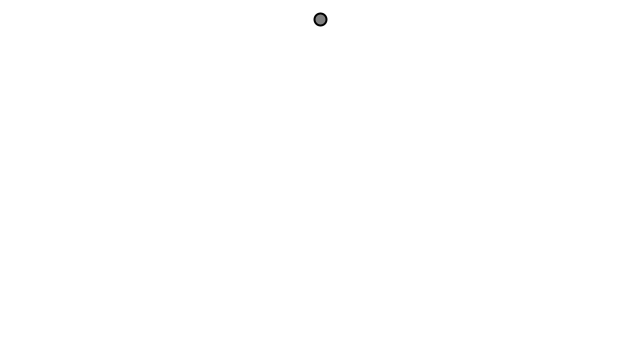
Frame 1 (no input)
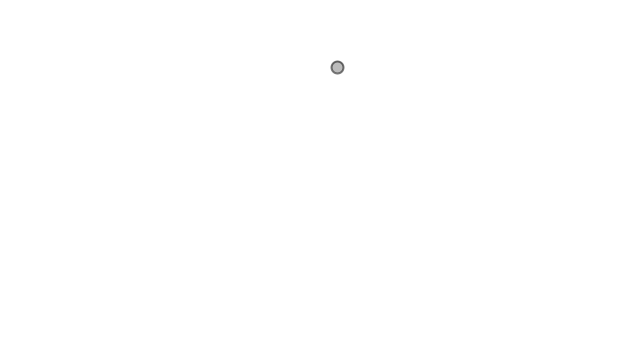
Frame 60 (the mouse pressed at the canvas centre just before this capture)
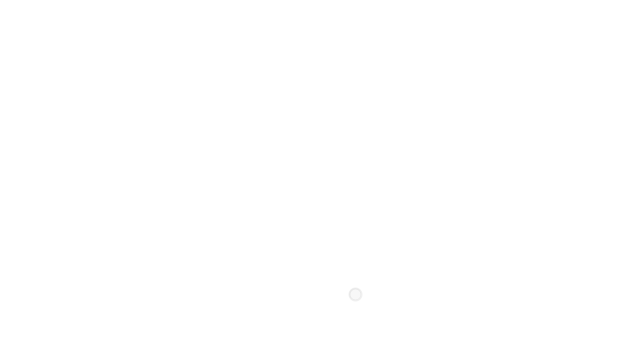
Frame 120 (the mouse held since frame 60 and released just before this capture)

The Processing sketch that drew these frames (run headless with seeded random() and noise(); from frame 60 on, the mouse is pressed at the canvas centre):

// Processing sketch: sketch_4_1_particle_system
// ── sketch_4_1_particle_system.pde
Particle p;

void setup() {
 size(640,360);
 p = new Particle(new PVector(width/2,20));
 background(255);
 smooth();
}

void draw() {
 background(255);
 p.run();
 if (p.isDead()) {
  p = new Particle(new PVector(width/2,20));
 }
}

// ── Particle.pde
class Particle {
   PVector pos;
   PVector vel;
   PVector acc;
   float mass;
   float lifespan;
   
  Particle(PVector l) {
     acc = new PVector(0,0.05);
     vel = new PVector(random(-1,1),random(-1,0));
     pos = l.get();
     lifespan = 255.0;
  }
  
  void run() {
   update();
   display();
  }
  
   void update() {
    vel.add(acc);
    pos.add(vel);
    lifespan -= 2.0;
  }
  
  void display() {
   stroke(0, lifespan);
   strokeWeight(2);
   fill(127, lifespan);
   ellipse(pos.x,pos.y,12,12);
  }
  
  boolean isDead() {
   if (lifespan < 0.0) {
    return true; 
   } else {
       return false;
   }
  }
 
  //void applyForce(PVector force) {
  // PVector f = PVector.div(force,mass);
  // acc.add(f);
  //}
}
